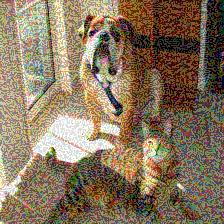
#> input picture results/combined_results/adv_cat_dog.jpg, 224 x 224 px
$ python plotter.py
#> lines starting #> are read from the running program, lines starting #| are printed output that depends on the picture
import numpy as np
import matplotlib.pyplot as plt


# [65 lines of commented-out code are left out]

fig = plt.figure(figsize=(10, 10))
ax = fig.add_subplot(3,3,1)
img = plt.imread('adv_cat_dog.jpg')
#> img is the input picture: shape (224, 224, 3); mean R, G, B 135.1, 116.6, 94
ax.set_yticklabels([])
ax.set_xticklabels([])
ax.imshow(img)
ax.set_title("Adv Cat-Dog")

ax = fig.add_subplot(3,3,2)
img = plt.imread('f311.png')
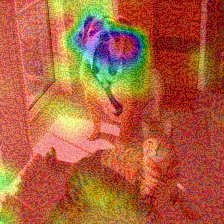
#> input picture results/combined_results/f311.png, 224 x 224 px
#> img is the input picture: shape (224, 224, 4) float32; mean R, G, B, A 0.687, 0.373, 0.243, 1
ax.set_yticklabels([])
ax.set_xticklabels([])
ax.imshow(img)
ax.set_title("Actual: Dog (1.45)")

ax = fig.add_subplot(3,3,3)
img = plt.imread('f312.png')
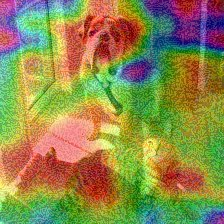
#> input picture results/combined_results/f312.png, 224 x 224 px
#> img is the input picture: shape (224, 224, 4) float32; mean R, G, B, A 0.56, 0.539, 0.298, 1
ax.set_yticklabels([])
ax.set_xticklabels([])
ax.imshow(img)
ax.set_title("Pred: PrayerRug (10.25)")

ax = fig.add_subplot(3,3,4)
img = plt.imread('adv_snake.jpg')
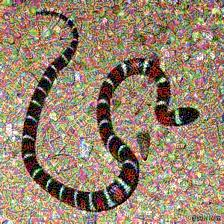
#> input picture results/combined_results/adv_snake.jpg, 224 x 224 px
#> img is the input picture: shape (224, 224, 3); mean R, G, B 151.7, 131.7, 110
ax.set_yticklabels([])
ax.set_xticklabels([])
ax.imshow(img)
ax.set_title("Adv Snake")

ax = fig.add_subplot(3,3,5)
img = plt.imread('f321.png')
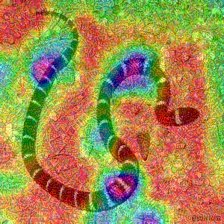
#> input picture results/combined_results/f321.png, 224 x 224 px
#> img is the input picture: shape (224, 224, 4) float32; mean R, G, B, A 0.629, 0.543, 0.311, 1
ax.set_yticklabels([])
ax.set_xticklabels([])
ax.imshow(img)
ax.set_title("Actual: Snake (4.6)")

ax = fig.add_subplot(3,3,6)
img = plt.imread('f322.png')
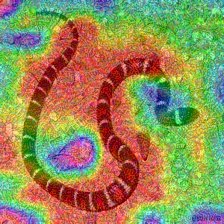
#> input picture results/combined_results/f322.png, 224 x 224 px
#> img is the input picture: shape (224, 224, 4) float32; mean R, G, B, A 0.582, 0.546, 0.344, 1
ax.set_yticklabels([])
ax.set_xticklabels([])
ax.imshow(img)
ax.set_title("Pred: Jigsaw (6.2)")

ax = fig.add_subplot(3,3,7)
#> (the run stopped early here; a loop or call above may not have finished)
